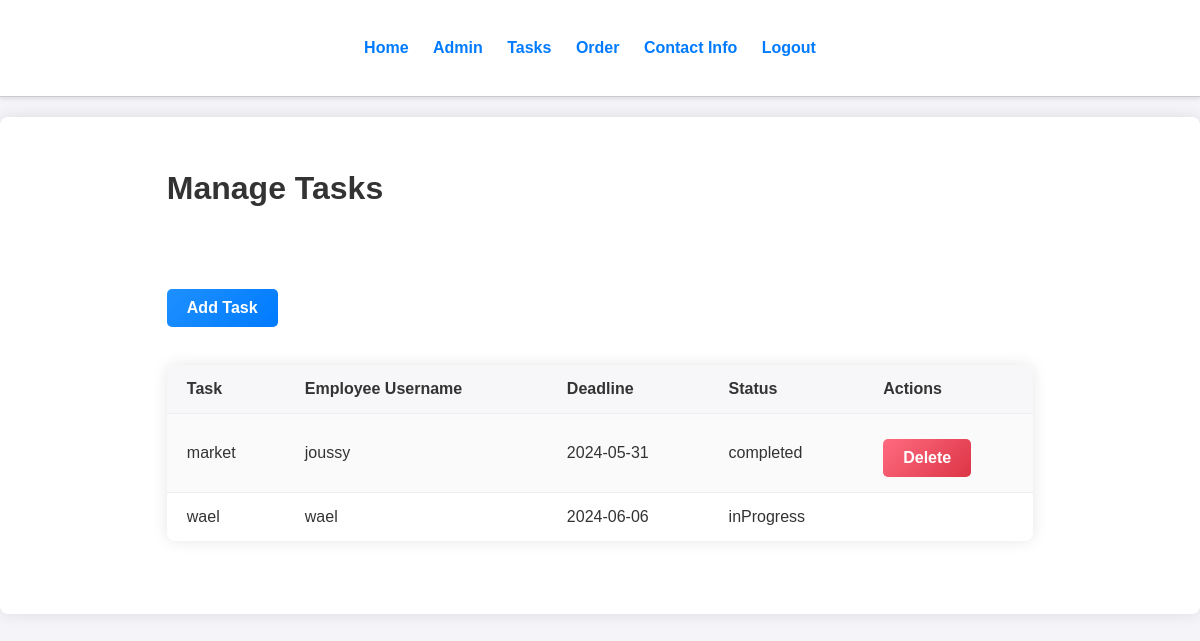
/admin/manage-tasks.php (signed in), run on the app's committed database.
### tables this page shows
CREATE TABLE `tbl_tasks` (
  `Task` varchar(100) NOT NULL,
  `EmployeeUsername` varchar(100) NOT NULL,
  `Deadline` date NOT NULL,
  `Status` enum('completed','inProgress') NOT NULL
);

### admin/manage-tasks.php (the view, shortened to what this page needs)
<?php include('partials/menu.php')?>
<?php include_once('../config/constants.php'); ?>
<html>
<head>
    <link rel="stylesheet" href="../css/admin.css">
</head>
<body>
    <div class="main-content">
        <div class="wrapper">
            <h1>Manage Tasks</h1>
            <br><br>
            <br><br>
            <a href="add-task.php" class="btn-primary">Add Task</a>
            <br><br>
            <table class="tbl-full">
                <tr>
                    <th>Task</th>
                    <th>Employee Username</th>
                    <th>Deadline</th>
                    <th>Status</th>
                    <th>Actions</th>
                </tr>
                <?php
                    $sql = "SELECT * FROM tbl_tasks";
                    $res = mysqli_query($conn, $sql);
                    if($res == true)
                    {
                        $count = mysqli_num_rows($res);
                        if($count > 0)
                        {
                            while($row = mysqli_fetch_assoc($res))
                            {
                                $task = $row['Task'];
                                $employee_username = $row['EmployeeUsername'];
                                $deadline = $row['Deadline'];
                                $status = $row['Status'];
                                ?>
                                <tr>
                                    <td><?php echo $task; ?></td>
                                    <td><?php echo $employee_username; ?></td>
                                    <td><?php echo $deadline; ?></td>
                                    <td><?php echo $status; ?></td>
                                    <td>
                                        <?php if($status == 'completed') { ?>
                                            <a href="delete-task.php?task=<?php echo urlencode($task); ?>&employee_username=<?php echo urlencode($employee_username); ?>&deadline=<?php echo urlencode($deadline); ?>&status=<?php echo urlencode($status); ?>" class="btn-danger">Delete</a>
                                        <?php } ?>
                                    </td>
                                </tr>
                                <?php
                            }
                        }
                        else
                        {
                            echo "<tr><td colspan='5' class='error'>No tasks found.</td></tr>";
                        }
                    }
                ?>
            </table>
        </div>
    </div>
</body>
</html>

### css/admin.css (style rules this page uses)
* { margin: 0; padding: 0; font-family: 'Arial', sans-serif; box-sizing: border-box; }
body { background-color: #f4f4f9; color: #333; }
.wrapper { padding: 2%; width: 80%; margin: 0 auto; }
.tbl-full { width: 100%; border-collapse: collapse; margin: 20px 0; background: #fff; box-shadow: 0 0 15px rgba(0, 0, 0, 0.1); border-radius: 8px; overflow: hidden; }
table tr th, table tr td { padding: 15px 20px; border-bottom: 1px solid #eee; text-align: left; }
table tr th { background-color: #f7f7f9; font-weight: bold; color: #333; }
table tr:nth-of-type(even) { background-color: #fafafa; }
table tr:last-child td { border-bottom: none; }
.btn-primary, .btn-secondary, .btn-danger { padding: 10px 20px; color: white; text-decoration: none; font-weight: bold; border-radius: 5px; transition: all 0.3s ease; display: inline-block; margin-top: 10px; }
.btn-primary { background: linear-gradient(135deg, #1e90ff, #007bff); }
.btn-danger { background: linear-gradient(135deg, #ff6b81, #dc3545); }
.main-content { margin: 20px 0; background-color: #fff; padding: 30px; border-radius: 8px; box-shadow: 0 0 15px rgba(0, 0, 0, 0.1); }

### data on the page
tbl_tasks: Task "market", EmployeeUsername "joussy", Deadline "2024-05-31", Status "completed"
tbl_tasks: Task "wael", EmployeeUsername "wael", Deadline "2024-06-06", Status "inProgress"
